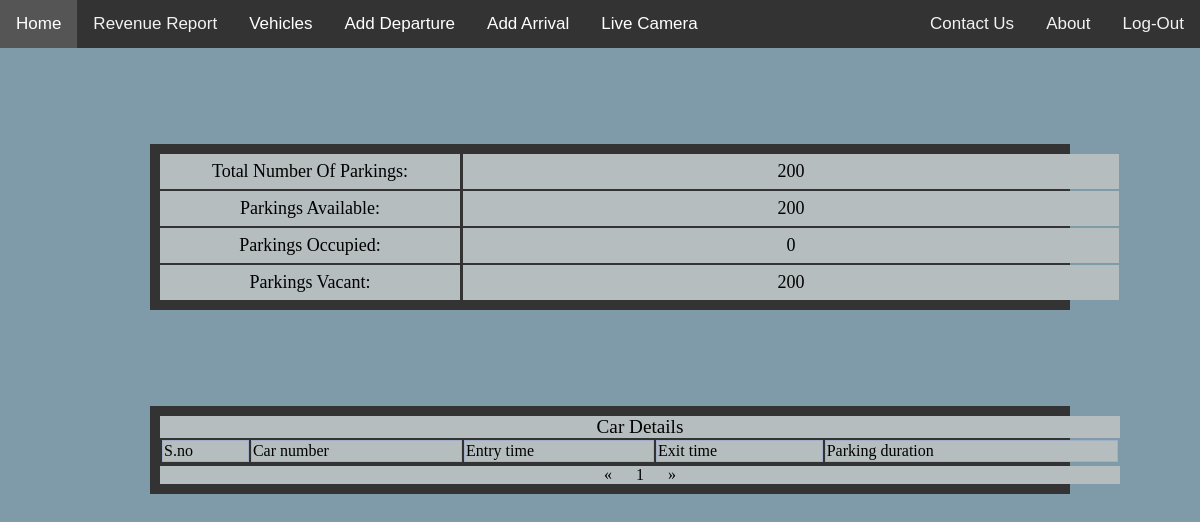
Before: /vehicle-info/car/ (signed in) with the older database file.
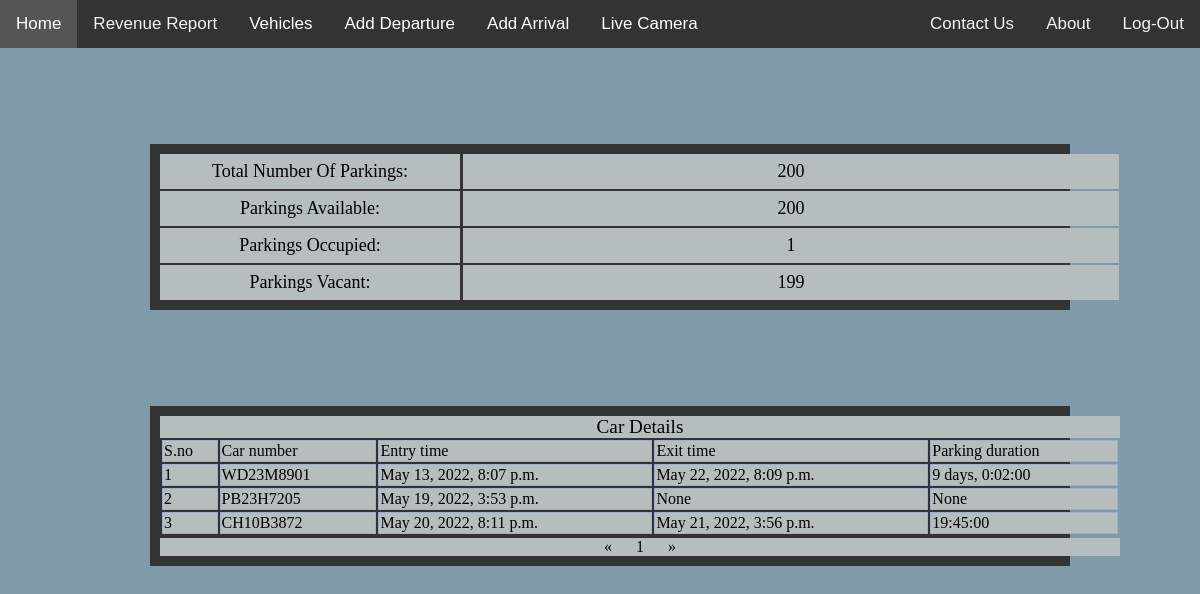
After: the same page with the newer database file.
### app/models.py (models this page shows, shortened)
class Parking(models.Model):
    user = models.ForeignKey(User, on_delete = models.CASCADE)
    type = models.CharField(max_length=15)
    totalParkings = models.PositiveBigIntegerField()
    parkingsAvailable = models.PositiveBigIntegerField()
    parkingsOccupied = models.PositiveBigIntegerField()
    parkingsVacant = models.PositiveBigIntegerField()

class Vehicle(models.Model):
    user = models.ForeignKey(User, on_delete = models.CASCADE)
    type = models.CharField(max_length = 15)
    number = models.CharField(max_length = 15)
    entryTime = models.DateTimeField()
    exitTime = models.DateTimeField(null = True)
    parkingDuration = models.CharField(max_length = 70, null = True)

### app/views.py (the view, shortened to what this page needs)
# urls.py: path('vehicle-info/<slug:slug>/', views.vehicleInfo, name = 'vehicle_info'),
@login_required()
def vehicleInfo(request, slug):
    data = Vehicle.objects.filter(user = request.user, type = slug)
    parking = Parking.objects.get(user = request.user, type = slug)
    p = Paginator(data, 20)
    page = request.GET.get('page')
    if page is None:
        page = 1
    else:
        page = int(page)
    data = p.page(page)
    prev = 0
    next = 0
    if page<p.num_pages:
        next = page+1
    if page>0:
        prev = page-1
    if slug=='car':
        return render(request, 'app/infoPage.html', {
            'data': data,
            'parking': parking,
            'curr': page,
            'pages': p.page_range,
            'next': next,
            'prev': prev
        })

### app/templates/app/infoPage.html
{% extends 'app/base.html' %}
{% block body %}
<div class="grid-container">
    <div class="item1">Total Number Of Parkings:</div>
    <div class="ans1">{{parking.totalParkings}}</div>
    <div class="itme2">Parkings Available:</div>
    <div class="ans2">{{parking.parkingsAvailable}}</div>
    <div class="itme3">Parkings Occupied:</div>
    <div class="ans3">{{parking.parkingsOccupied}}</div>
    <div class="item4">Parkings Vacant:</div>
    <div class="ans4">{{parking.parkingsVacant}}</div>
</div>
<div class="table-container">
      <table style="width:100%">
      <caption class="hero" >Car Details</caption>
      <tr>
        <td>S.no</td>
        <td>Car number</td>
        <td>Entry time</td>
        <td>Exit time</td>
        <td>Parking duration</td>
      </tr>
      {% for vehicle in data %}
      <tr>
        <td>{{forloop.counter}}</td>
        <td>{{vehicle.number}}</td>
        <td>{{vehicle.entryTime}}</td>
        <td>{{vehicle.exitTime}}</td>
        <td>{{vehicle.parkingDuration}}</td>
      </tr>
      {% endfor %}
    </table>
    <div class="pagination">
      {% if prev %}
      <a href="{% url 'vehicle_info' 'two-wheeler' %}?page={{prev}}">&laquo;</a>
      {% else %}
      <a active>&laquo;</a>
      {% endif %}
      {% for page in pages %}
      {% if page == curr %}
      <a active >{{page}}</a>
      {% else %}
      <a href="{% url 'vehicle_info' 'two-wheeler' %}?page={{page}}">{{page}}</a>
      {% endif %}
      {% endfor %}
      {% if next %}
      <a href="{% url 'vehicle_info' 'two-wheeler' %}?page={{next}}">&raquo;</a>
      {% else %}
      <a active>&raquo;</a>
      {% endif %}
    </div>
</div>
{% endblock body %}

### app/templates/app/base.html (shortened to what this page needs)
<!DOCTYPE html>
<html lang="en">
{% load static %}
<head>
    <link rel="stylesheet" href="{% static 'app/css/styles3.css' %}">
    <link rel="stylesheet" href="{% static 'app/css/styles2.css' %}">
</head>
<body>
<body style="background-color:rgba(111, 143, 160, 0.886)">
    <div class="bg-image">
          <div class="topnav" id="myTopnav">
          <a href="{% url 'homepage' %}">Home</a>
          <a href="{% url 'revenuepage' %}">Revenue Report</a>
          <a href="{% url 'logout' %}"  style="float:right">Log-Out</a>
          <div class="dropdown">
            <button class="dropbtn">Vehicles
            </button>
          </div>
          <div class="dropdown">
            <button class="dropbtn">Add Departure
            </button>
          </div>
          <div class="dropdown">
            <button class="dropbtn">Add Arrival
            </button>
          </div>
          <div class="dropdown">
            <button class="dropbtn">Live Camera
            </button>
          </div>
          <a href="{% url 'aboutpage' %}" style="float:right">About</a>
          <a href="contactUs.html" style="float:right">Contact Us</a>
        </div>
    </div>
{% block body %}
{% endblock body %}
</body>
</html>

### app/static/app/css/styles3.css (style rules this page uses)
body { margin:0 }
.topnav { overflow: hidden; background-color: #333; font-family: 'Gill Sans', 'Gill Sans MT', Calibri, 'Trebuchet MS', sans-serif; }
.topnav a { float: left; display: block; color: #f2f2f2; text-align: center; padding: 14px 16px; text-decoration: none; font-size: 17px; }
.dropdown { float: left; overflow: hidden; }
.dropdown .dropbtn { font-size: 17px; border: none; outline: none; color: white; padding: 14px 16px; background-color: inherit; font-family: inherit; margin: 0; }
.grid-container { display: grid; grid-template-columns: auto auto; width: 75%; left: 12.5%; position: relative; row-gap: 0px; column-gap: 0px; padding: 0px; margin-top: 8%; text-align: center; }
.grid-container > div { font-size: 20px; font-size:large; padding: 7px; }

### app/static/app/css/styles2.css (style rules this page uses)
body { margin:0 }
.topnav { overflow: hidden; background-color: #333; font-family: 'Gill Sans', 'Gill Sans MT', Calibri, 'Trebuchet MS', sans-serif; }
.topnav a { float: left; display: block; color: #f2f2f2; text-align: center; padding: 14px 16px; text-decoration: none; font-size: 17px; }
.dropdown { float: left; overflow: hidden; }
.dropdown .dropbtn { font-size: 17px; border: none; outline: none; color: white; padding: 14px 16px; background-color: inherit; font-family: inherit; margin: 0; }
.grid-container { display: grid; grid-template-columns: 300px 656px; width: 75%; left: 12.5%; position: relative; row-gap: 2px; column-gap: 3px; background-color: #333; padding: 10px; margin-top: 8%; }
.table-container { display: grid; grid-template-columns: 960px; width: 75%; left: 12.5%; position: relative; row-gap: 2px; column-gap: 3px; background-color: #333; padding: 10px; margin-top: 8%; }
.table, th, td { border:1px solid rgb(162, 175, 199); background-color: #b5bdbf; }
.pagination { display: inline-block; background-color: #b5bdbf; text-align: center; }
.pagination a { color: black; float: center; padding: 10px ; text-decoration: none; }
.hero { background-color: #b5bdbf; font-size: larger; }
.grid-container > div { background-color: #b5bdbf; font-size: 10px; font-size:large; padding: 7px; }

Changed rows visible on the page:
changed Parking: parkingsOccupied "0" → "1"; parkingsVacant "200" → "199"
added Vehicle: number "WD23M8901", entryTime "May 13, 2022, 8:07 p.m.", exitTime "May 22, 2022, 8:09 p.m.", parkingDuration "9 days, 0:02:00"
added Vehicle: number "PB23H7205", entryTime "May 19, 2022, 3:53 p.m.", exitTime "None", parkingDuration "None"
added Vehicle: number "CH10B3872", entryTime "May 20, 2022, 8:11 p.m.", exitTime "May 21, 2022, 3:56 p.m.", parkingDuration "19:45:00"
